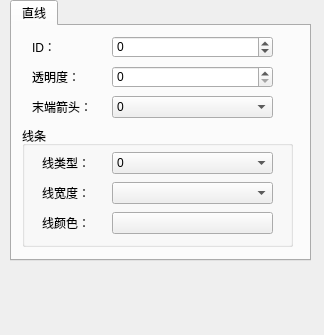
<?xml version="1.0" encoding="UTF-8"?>
<ui version="4.0">
 <class>QLineDlg</class>
 <widget class="QDialog" name="QLineDlg">
  <property name="geometry">
   <rect>
    <x>0</x>
    <y>0</y>
    <width>324</width>
    <height>335</height>
   </rect>
  </property>
  <property name="windowTitle">
   <string>Dialog</string>
  </property>
  <widget class="QTabWidget" name="tabWidget">
   <property name="geometry">
    <rect>
     <x>10</x>
     <y>0</y>
     <width>301</width>
     <height>261</height>
    </rect>
   </property>
   <property name="currentIndex">
    <number>0</number>
   </property>
   <widget class="QWidget" name="tab">
    <attribute name="title">
     <string>直线</string>
    </attribute>
    <widget class="QGroupBox" name="groupBox_2">
     <property name="geometry">
      <rect>
       <x>10</x>
       <y>100</y>
       <width>271</width>
       <height>121</height>
      </rect>
     </property>
     <property name="title">
      <string>线条</string>
     </property>
     <widget class="QComboBox" name="Line_Type">
      <property name="geometry">
       <rect>
        <x>90</x>
        <y>26</y>
        <width>161</width>
        <height>22</height>
       </rect>
      </property>
      <item>
       <property name="text">
        <string>0</string>
       </property>
       <property name="icon">
        <iconset resource="../../resourse.qrc">
         <normaloff>:/lineType/images/LineType/0.ico</normaloff>:/lineType/images/LineType/0.ico</iconset>
       </property>
      </item>
      <item>
       <property name="text">
        <string>1</string>
       </property>
       <property name="icon">
        <iconset resource="../../resourse.qrc">
         <normaloff>:/lineType/images/LineType/L1.ico</normaloff>:/lineType/images/LineType/L1.ico</iconset>
       </property>
      </item>
      <item>
       <property name="text">
        <string>2</string>
       </property>
       <property name="icon">
        <iconset resource="../../resourse.qrc">
         <normaloff>:/lineType/images/LineType/L2.ico</normaloff>:/lineType/images/LineType/L2.ico</iconset>
       </property>
      </item>
      <item>
       <property name="text">
        <string>3</string>
       </property>
       <property name="icon">
        <iconset resource="../../resourse.qrc">
         <normaloff>:/lineType/images/LineType/L3.ico</normaloff>:/lineType/images/LineType/L3.ico</iconset>
       </property>
      </item>
      <item>
       <property name="text">
        <string>4</string>
       </property>
       <property name="icon">
        <iconset resource="../../resourse.qrc">
         <normaloff>:/lineType/images/LineType/L4.ico</normaloff>:/lineType/images/LineType/L4.ico</iconset>
       </property>
      </item>
      <item>
       <property name="text">
        <string>5</string>
       </property>
       <property name="icon">
        <iconset resource="../../resourse.qrc">
         <normaloff>:/lineType/images/LineType/L5.ico</normaloff>:/lineType/images/LineType/L5.ico</iconset>
       </property>
      </item>
     </widget>
     <widget class="QLabel" name="label">
      <property name="geometry">
       <rect>
        <x>20</x>
        <y>26</y>
        <width>61</width>
        <height>22</height>
       </rect>
      </property>
      <property name="text">
       <string>线类型：</string>
      </property>
     </widget>
     <widget class="QLabel" name="label_2">
      <property name="geometry">
       <rect>
        <x>20</x>
        <y>56</y>
        <width>61</width>
        <height>22</height>
       </rect>
      </property>
      <property name="text">
       <string>线宽度：</string>
      </property>
     </widget>
     <widget class="QComboBox" name="Line_Width">
      <property name="geometry">
       <rect>
        <x>90</x>
        <y>56</y>
        <width>161</width>
        <height>22</height>
       </rect>
      </property>
     </widget>
     <widget class="QLabel" name="label_3">
      <property name="geometry">
       <rect>
        <x>20</x>
        <y>86</y>
        <width>61</width>
        <height>22</height>
       </rect>
      </property>
      <property name="text">
       <string>线颜色：</string>
      </property>
     </widget>
     <widget class="QPushButton" name="Line_Color">
      <property name="geometry">
       <rect>
        <x>90</x>
        <y>86</y>
        <width>161</width>
        <height>22</height>
       </rect>
      </property>
      <property name="focusPolicy">
       <enum>Qt::NoFocus</enum>
      </property>
      <property name="text">
       <string/>
      </property>
     </widget>
    </widget>
    <widget class="QLabel" name="label_5">
     <property name="geometry">
      <rect>
       <x>20</x>
       <y>40</y>
       <width>71</width>
       <height>21</height>
      </rect>
     </property>
     <property name="text">
      <string>透明度：</string>
     </property>
    </widget>
    <widget class="QSpinBox" name="Alpha">
     <property name="geometry">
      <rect>
       <x>100</x>
       <y>40</y>
       <width>161</width>
       <height>22</height>
      </rect>
     </property>
     <property name="maximum">
      <number>255</number>
     </property>
    </widget>
    <widget class="QLabel" name="label_4">
     <property name="geometry">
      <rect>
       <x>20</x>
       <y>70</y>
       <width>71</width>
       <height>22</height>
      </rect>
     </property>
     <property name="text">
      <string>末端箭头：</string>
     </property>
    </widget>
    <widget class="QComboBox" name="End_Arrow">
     <property name="geometry">
      <rect>
       <x>100</x>
       <y>70</y>
       <width>161</width>
       <height>22</height>
      </rect>
     </property>
     <item>
      <property name="text">
       <string>0</string>
      </property>
      <property name="icon">
       <iconset resource="../../resourse.qrc">
        <normaloff>:/lineType/images/LineType/0.ico</normaloff>:/lineType/images/LineType/0.ico</iconset>
      </property>
     </item>
     <item>
      <property name="text">
       <string>1</string>
      </property>
      <property name="icon">
       <iconset resource="../../resourse.qrc">
        <normaloff>:/lineType/images/LineType/1.ico</normaloff>:/lineType/images/LineType/1.ico</iconset>
      </property>
     </item>
     <item>
      <property name="text">
       <string>2</string>
      </property>
      <property name="icon">
       <iconset resource="../../resourse.qrc">
        <normaloff>:/lineType/images/LineType/2.ico</normaloff>:/lineType/images/LineType/2.ico</iconset>
      </property>
     </item>
     <item>
      <property name="text">
       <string>3</string>
      </property>
      <property name="icon">
       <iconset resource="../../resourse.qrc">
        <normaloff>:/lineType/images/LineType/3.ico</normaloff>:/lineType/images/LineType/3.ico</iconset>
      </property>
     </item>
     <item>
      <property name="text">
       <string>4</string>
      </property>
      <property name="icon">
       <iconset resource="../../resourse.qrc">
        <normaloff>:/lineType/images/LineType/4.ico</normaloff>:/lineType/images/LineType/4.ico</iconset>
      </property>
     </item>
     <item>
      <property name="text">
       <string>5</string>
      </property>
      <property name="icon">
       <iconset resource="../../resourse.qrc">
        <normaloff>:/lineType/images/LineType/5.ico</normaloff>:/lineType/images/LineType/5.ico</iconset>
      </property>
     </item>
    </widget>
    <widget class="QLabel" name="label_6">
     <property name="geometry">
      <rect>
       <x>20</x>
       <y>10</y>
       <width>71</width>
       <height>21</height>
      </rect>
     </property>
     <property name="text">
      <string>ID：</string>
     </property>
    </widget>
    <widget class="QSpinBox" name="spinbox">
     <property name="geometry">
      <rect>
       <x>100</x>
       <y>10</y>
       <width>161</width>
       <height>22</height>
      </rect>
     </property>
     <property name="minimum">
      <number>-1</number>
     </property>
     <property name="maximum">
      <number>100000</number>
     </property>
    </widget>
   </widget>
  </widget>
 </widget>
 <resources>
  <include location="../../resourse.qrc"/>
 </resources>
 <connections/>
</ui>
